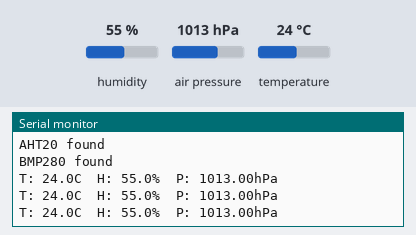
A sketch run on a simulated Arduino Uno, built with avr-gcc and run on an emulated ATmega328P. Parts: the last lines printed to the serial monitor. The test bench sets the inputs (shaded band); at power-on: humidity 55 %, air pressure 1013 hPa, temperature 24 °C.

Above: at 1.4 s.
1.5 s: humidity set to 22 %
At 2.3 s:
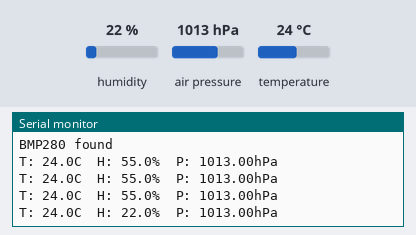
4.7 s: air pressure set to 952 hPa
At 5.2 s:
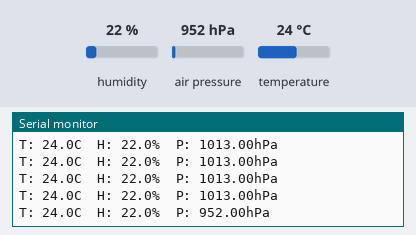
6.2 s: temperature set to 12 °C
At 7.0 s:
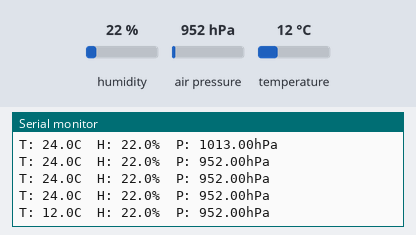

The sketch:

aht20_bmp280.ino
```cpp
#include <Adafruit_AHTX0.h>
#include <Adafruit_BMP280.h>

Adafruit_AHTX0 aht;
Adafruit_BMP280 bmp;

void setup() {
    Serial.begin(9600);

    if (!aht.begin()) {
        Serial.println("AHT20 not found");
        while (1)
            ;
    }
    Serial.println("AHT20 found");

    if (!bmp.begin(0x77)) {
        Serial.println("BMP280 not found");
        while (1)
            ;
    }
    Serial.println("BMP280 found");
}

void loop() {
    sensors_event_t humidity, temp_aht;
    aht.getEvent(&humidity, &temp_aht);

    char buffer[64];
    char temp_str[8];
    char hum_str[8];
    char pres_str[10];

    dtostrf(temp_aht.temperature, 4, 1, temp_str);
    dtostrf(humidity.relative_humidity, 4, 1, hum_str);
    dtostrf(bmp.readPressure() / 100.0, 6, 2, pres_str);

    sprintf(buffer, "T: %sC  H: %s%%  P: %shPa", temp_str, hum_str, pres_str);
    Serial.println(buffer);

    delay(500);
}
```

Measured:
- after the input at 1.5 s, the serial monitor: prints a new line after 0.33 s (image 1)
- after the input at 4.7 s, the serial monitor: prints a new line at once (image 2)
- after the input at 6.2 s, the serial monitor: prints a new line after 0.29 s (image 3)
